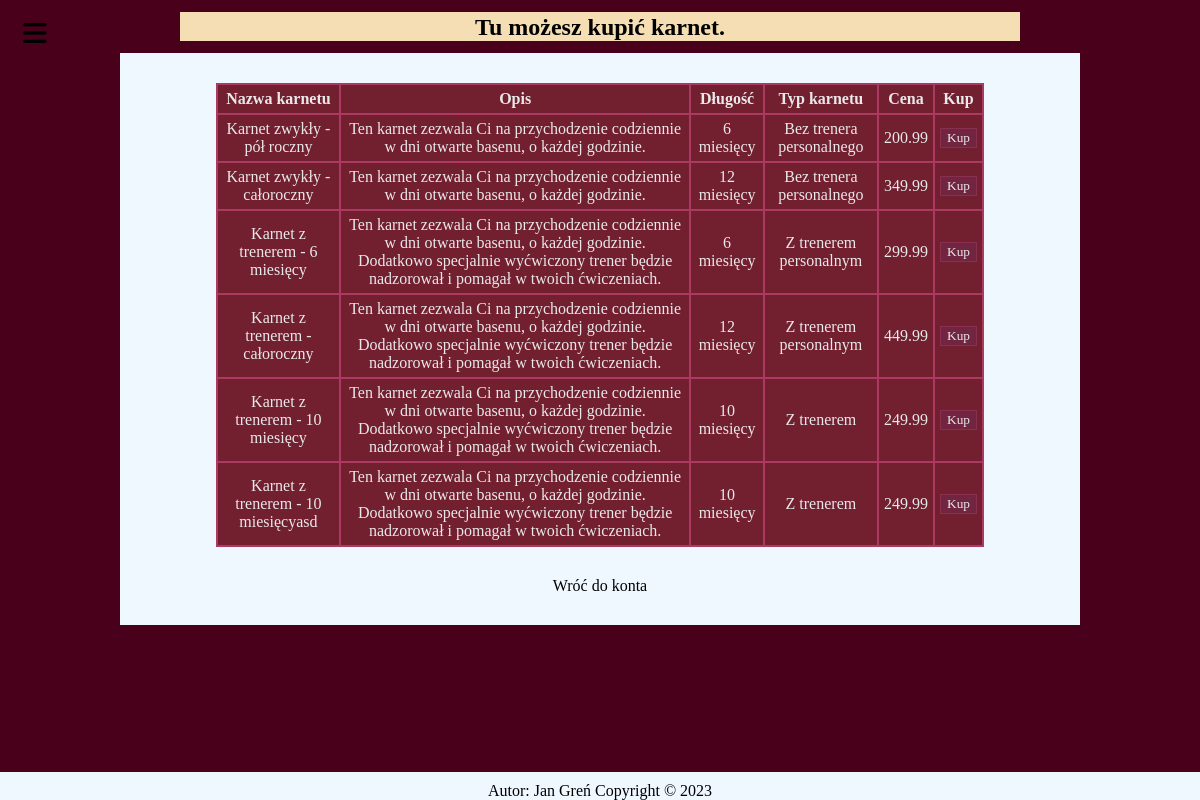
/Projekt/BuyingThings/kupowanieKarnetu.php (signed in), run on the app's committed database.
### tables this page shows
CREATE TABLE `pass` (
  `idPass` int(11) NOT NULL,
  `name` varchar(50) NOT NULL,
  `lenghtOfPass` varchar(30) NOT NULL,
  `description` text NOT NULL,
  `type` varchar(40) NOT NULL,
  `priceOfPass` double(5,2) NOT NULL
);

### Projekt/Classes/BuyingPasses.php (the view, shortened to what this page needs)
<?php
    class BuyingPasses {
        private $querySQLPasses = "SELECT `name`, lenghtOfPass, `description`, `type`, priceOfPass FROM pass;";
        public function echoPasses($queryPasses)
        {
            $connection = new ConnectToDB();
            $connection = $connection->getConnection();
            if (is_object($connection)) {
                $passIdSQL = "SELECT idPass FROM pass";
                $passId = $connection->query($passIdSQL);
                $passArr = [];
                $i = 1;
                while ($rowPassId = mysqli_fetch_row($passId))
                {
                    $passArr[$i] = $rowPassId[0];
                    $i++;
                }
                $i = 1;
                while ($rowPasses = mysqli_fetch_row($queryPasses))
                {
                    $passDel = ($_SESSION['admin'] == 1) ? "<td><form method='post'><input hidden type='number' name='delPass' value='$passArr[$i]'><input class='buyPassButton' type='submit' value='Usuń'></form></td>" : "";
                    echo "<tr><td>$rowPasses[0]</td><td>$rowPasses[2]</td><td>$rowPasses[1]</td><td>$rowPasses[3]</td><td>$rowPasses[4]</td><td><form action='kasaKarnetow.php' method='post'><input hidden type='number' name='passBought' value='$passArr[$i]'><input class='buyPassButton' type='submit' value='Kup'></form></td>$passDel</tr>";
                    $i++;
                }
            }
            else {
                echo $connection;
            }
        }
        public function getQuerySQL()
        {
            return $this->querySQLPasses;
        }
    }

### Projekt/CSS/style.css (style rules this page uses)
* { box-sizing: border-box; font-family: 'Yu Gothic'; }
body { margin: 0; background-color: #49001a; }
table, td, th { border: #ab3961 2px solid; border-collapse: collapse; padding: 5px; }

### Projekt/CSS/styleBuy.css (style rules this page uses)
.buyPassButton { cursor: pointer; color: #e9e9e9; border: #8b2f50 1px solid; background-color: #722540; }

### data on the page
pass: name "Karnet zwykły - pół roczny", description "Ten karnet zezwala Ci na przychodzenie codziennie w dni otwarte basenu, o każdej godzinie.", lenghtOfPass "6 miesięcy", type "Bez trenera personalnego", priceOfPass "200.99"
pass: name "Karnet zwykły - całoroczny", description "Ten karnet zezwala Ci na przychodzenie codziennie w dni otwarte basenu, o każdej godzinie.", lenghtOfPass "12 miesięcy", type "Bez trenera personalnego", priceOfPass "349.99"
pass: name "Karnet z trenerem - 6 miesięcy", description "Ten karnet zezwala Ci na przychodzenie codziennie w dni otwarte basenu, o każdej godzinie. Dodatkowo specjalnie wyćwiczony trener będzie nadzorował i pomagał w twoich ćwiczeniach.", lenghtOfPass "6 miesięcy", type "Z trenerem personalnym", priceOfPass "299.99"
pass: name "Karnet z trenerem - całoroczny", description "Ten karnet zezwala Ci na przychodzenie codziennie w dni otwarte basenu, o każdej godzinie. Dodatkowo specjalnie wyćwiczony trener będzie nadzorował i pomagał w twoich ćwiczeniach.", lenghtOfPass "12 miesięcy", type "Z trenerem personalnym", priceOfPass "449.99"
pass: name "Karnet z trenerem - 10 miesięcy", description "Ten karnet zezwala Ci na przychodzenie codziennie w dni otwarte basenu, o każdej godzinie. Dodatkowo specjalnie wyćwiczony trener będzie nadzorował i pomagał w twoich ćwiczeniach.", lenghtOfPass "10 miesięcy", type "Z trenerem", priceOfPass "249.99"
pass: name "Karnet z trenerem - 10 miesięcyasd", description "Ten karnet zezwala Ci na przychodzenie codziennie w dni otwarte basenu, o każdej godzinie. Dodatkowo specjalnie wyćwiczony trener będzie nadzorował i pomagał w twoich ćwiczeniach.", lenghtOfPass "10 miesięcy", type "Z trenerem", priceOfPass "249.99"
